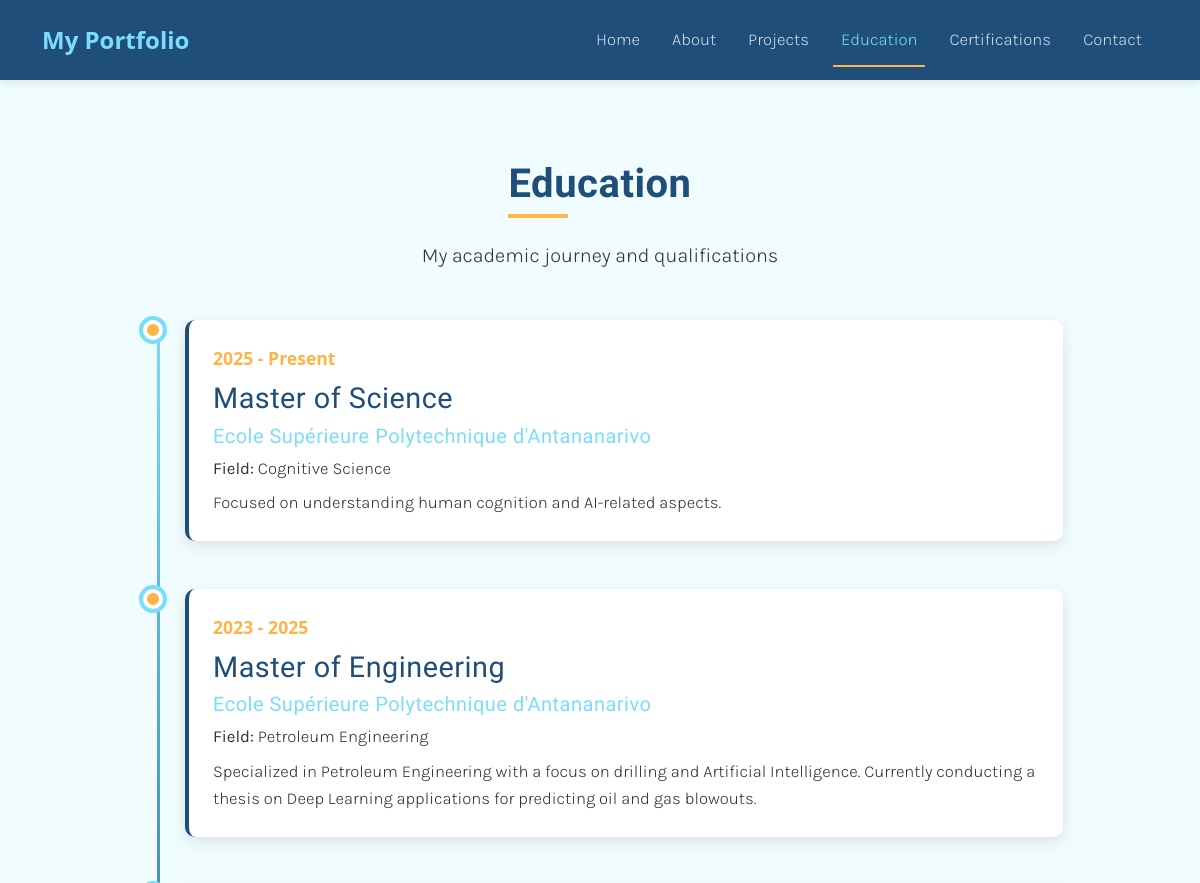
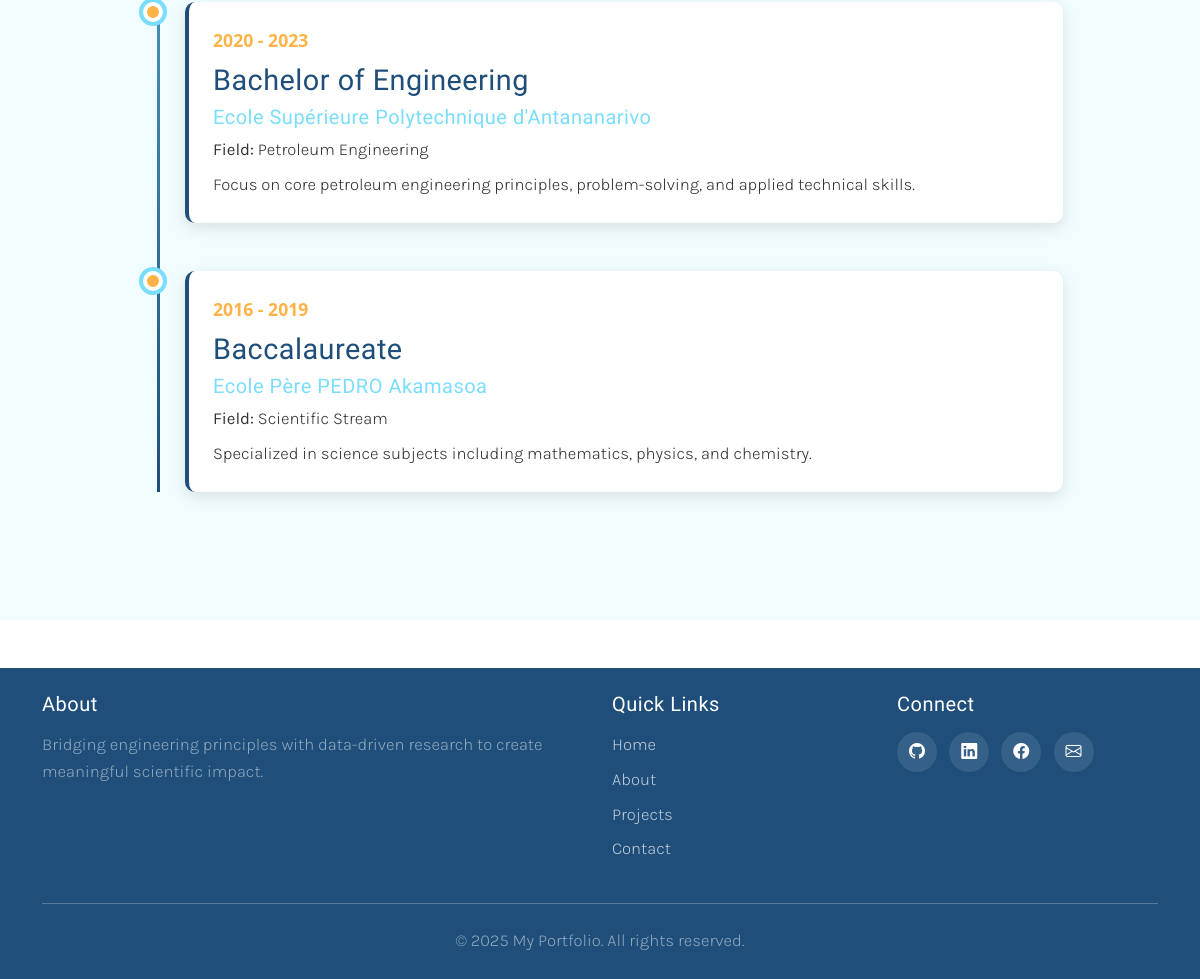
The page /education on the database its author committed (2 pictures, top to bottom).
### tables this page shows
CREATE TABLE education (
            id INTEGER PRIMARY KEY AUTOINCREMENT,
            school TEXT NOT NULL,
            degree TEXT NOT NULL,
            field TEXT,
            start_year INTEGER NOT NULL,
            end_year INTEGER,
            details TEXT
        );

### app.py (the view)
@app.route('/education')
def education():
    conn = get_db()
    education = conn.execute('SELECT * FROM education ORDER BY start_year DESC').fetchall()
    conn.close()
    return render_template('education.html', education=education)

### app.py (called while the page is built)
def get_db():
    conn = sqlite3.connect(DATABASE)
    conn.row_factory = sqlite3.Row
    return conn

### templates/education.html (shortened to what this page needs)
{% extends "layout.html" %}
{% block content %}
<section class="section-padding bg-primary-light">
    <div class="container">
        <div class="text-center mb-5">
            <h2 class="section-title">Education</h2>
            <p class="lead mt-3">My academic journey and qualifications</p>
        </div>
        <div class="row justify-content-center">
            <div class="col-lg-10">
                <div class="timeline">
                    {% for edu in education %}
                    <div class="timeline-item">
                        <div class="timeline-content">
                            <span class="timeline-year">
                                {{ edu['start_year'] }}{% if edu['end_year'] %} - {{ edu['end_year'] }}{% else %} - Present{% endif %}
                            </span>
                            <h4 class="mt-2 mb-2" style="color: var(--secondary-color);">{{ edu['degree'] }}</h4>
                            <h5 class="mb-2" style="color: var(--primary-color);">{{ edu['school'] }}</h5>
                            {% if edu['field'] %}
                            <p class="mb-2"><strong>Field:</strong> {{ edu['field'] }}</p>
                            {% endif %}
                            <p class="mb-0">{{ edu['details'] }}</p>
                        </div>
                    </div>
                    {% endfor %}
                </div>
            </div>
        </div>
    </div>
</section>
{% endblock %}

### static/css/style.css (style rules this page uses)
:root { --primary-color: #7ADDFA; --secondary-color: #1E4E79; --accent-color: #FFB347; --light-bg: #f8f9fa; --dark-text: #333; }
body { font-family: "Karla", sans-serif; font-weight: 300; color: var(--dark-text); line-height: 1.65; }
h1, h2, h3, h4, h5, h6 { font-family: "Markazi Text", serif; font-weight: 500; letter-spacing: 0.5px; color: var(--secondary-color); }
h2 { font-size: 2.8rem; }
h4 { font-size: 1.8rem; }
li, p { font-family: "Karla", sans-serif; font-size: 1.05rem; font-weight: 300; }
* { margin: 0; padding: 0; box-sizing: border-box; }
body { font-family: 'Segoe UI', Tahoma, Geneva, Verdana, sans-serif; color: var(--dark-text); line-height: 1.6; overflow-x: hidden; }
.section-title { color: var(--secondary-color); font-size: 2.5rem; font-weight: 700; margin-bottom: 1rem; position: relative; display: inline-block; }
.section-title::after { content: ''; position: absolute; bottom: -10px; left: 0; width: 60px; height: 4px; background-color: var(--accent-color); }
.section-padding { padding: 5rem 0; }
.bg-primary-light { background-color: rgba(122, 221, 250, 0.1); }
.timeline { position: relative; padding-left: 3rem; }
.timeline::before { content: ''; position: absolute; left: 20px; top: 0; bottom: 0; width: 3px; background: linear-gradient(180deg, var(--primary-color) 0%, var(--secondary-color) 100%); }
.timeline-item { position: relative; margin-bottom: 3rem; animation: slideInLeft 0.5s ease; }
.timeline-item::before { content: ''; position: absolute; left: -2.6rem; top: 0; width: 20px; height: 20px; border-radius: 50%; background-color: var(--accent-color); border: 4px solid white; box-shadow: 0 0 0 4px var(--primary-color); }
.timeline-content { background: white; border-radius: 10px; padding: 1.5rem; box-shadow: 0 5px 15px rgba(0, 0, 0, 0.1); border-left: 4px solid var(--secondary-color); }
.timeline-year { color: var(--accent-color); font-weight: 700; font-size: 1.1rem; }

### rows shown on the page
education: start_year "2025", end_year "- Present", degree "Master of Science", school "Ecole Supérieure Polytechnique d'Antananarivo", field "Cognitive Science", details "Focused on understanding human cognition and AI-related aspects."
education: start_year "2023", end_year "2025", degree "Master of Engineering", school "Ecole Supérieure Polytechnique d'Antananarivo", field "Petroleum Engineering", details "Specialized in Petroleum Engineering with a focus on drilling and Artificial Intelligence. Currently conducting a thesis on Deep Learning applications for predicting oil and gas blowouts."
education: start_year "2020", end_year "2023", degree "Bachelor of Engineering", school "Ecole Supérieure Polytechnique d'Antananarivo", field "Petroleum Engineering", details "Focus on core petroleum engineering principles, problem-solving, and applied technical skills."
education: start_year "2016", end_year "2019", degree "Baccalaureate", school "Ecole Père PEDRO Akamasoa", field "Scientific Stream", details "Specialized in science subjects including mathematics, physics, and chemistry."
